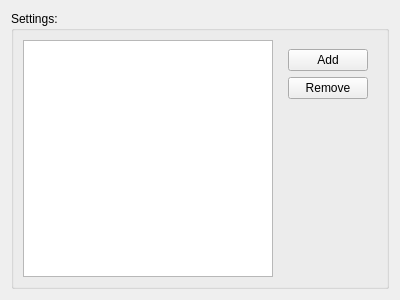
<?xml version="1.0" encoding="UTF-8"?>
<ui version="4.0">
 <class>XYZMCodecOptions</class>
 <widget class="QWidget" name="XYZMCodecOptions">
  <property name="geometry">
   <rect>
    <x>0</x>
    <y>0</y>
    <width>400</width>
    <height>300</height>
   </rect>
  </property>
  <property name="windowTitle">
   <string>Form</string>
  </property>
  <layout class="QGridLayout" name="gridLayout">
   <item row="0" column="0">
    <widget class="QGroupBox" name="groupBox">
     <property name="title">
      <string>Settings:</string>
     </property>
     <layout class="QHBoxLayout" name="horizontalLayout">
      <item>
       <widget class="QListWidget" name="xyzmListWidget"/>
      </item>
      <item>
       <widget class="QWidget" name="widget" native="true">
        <property name="sizePolicy">
         <sizepolicy hsizetype="Minimum" vsizetype="Minimum">
          <horstretch>0</horstretch>
          <verstretch>0</verstretch>
         </sizepolicy>
        </property>
        <layout class="QVBoxLayout" name="verticalLayout">
         <item>
          <widget class="QPushButton" name="addButton">
           <property name="minimumSize">
            <size>
             <width>40</width>
             <height>0</height>
            </size>
           </property>
           <property name="text">
            <string>Add</string>
           </property>
          </widget>
         </item>
         <item>
          <widget class="QPushButton" name="removeButton">
           <property name="minimumSize">
            <size>
             <width>40</width>
             <height>0</height>
            </size>
           </property>
           <property name="text">
            <string>Remove</string>
           </property>
          </widget>
         </item>
         <item>
          <spacer name="verticalSpacer">
           <property name="orientation">
            <enum>Qt::Vertical</enum>
           </property>
           <property name="sizeHint" stdset="0">
            <size>
             <width>20</width>
             <height>40</height>
            </size>
           </property>
          </spacer>
         </item>
        </layout>
       </widget>
      </item>
     </layout>
    </widget>
   </item>
  </layout>
 </widget>
 <resources/>
 <connections/>
</ui>
